Frame 1 (no input): blank canvas, image omitted
Frame 60 (the mouse pressed at the canvas centre just before this capture): blank canvas, image omitted
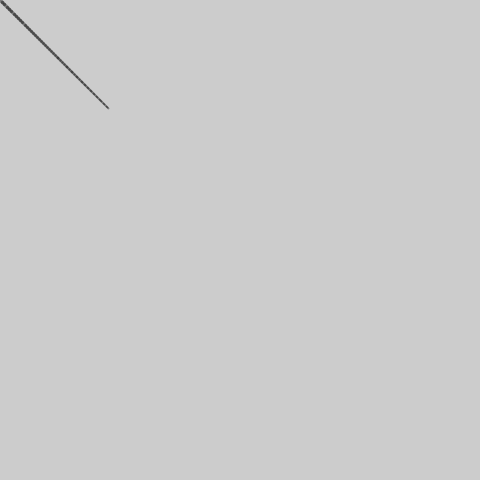
Frame 120 (the mouse held since frame 60 and released just before this capture)

The Processing sketch whose frames 1 and 60 were blank and that drew this single picture after the mouse press (run headless with seeded random() and noise(); from frame 60 on, the mouse is pressed at the canvas centre):

// Processing sketch: easing
// ── easing.pde
float x,y,px,py;
float easing=0.01;
float dia=12;
void setup(){
  //size(220,120);
  //smooth();
  
  size(480,480);
  smooth();
  stroke(0,102);
}

void draw(){
  //float targetX=mouseX;
  //x+=(targetX-x)*easing;
  //ellipse(x,40,12,12);
  
  float targetX=mouseX;
  x+=(targetX-x)*easing;
  float targetY=mouseY;
  y+=(targetY-y)*easing;
  float weight=dist(x,y,px,py);
  strokeWeight(weight);
  line(x,y,px,py);
  py=y;
  px=x;
}
